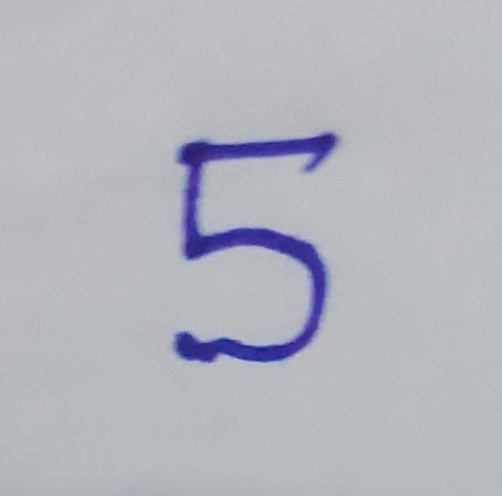
#> input picture test1.jpg, 502 x 496 px, found by its file name
$ jupyter execute --allow-errors test_cnn_mnist.ipynb
#> lines starting #> are read from the running program, lines starting #| are printed output that depends on the picture; after the words box and inside, x2 and y2 are one past the last pixel; in counts of white or black regions, pixels touching at a corner belong together
[cell 1]
import tensorflow as tf
from tensorflow import keras
import numpy as np
import matplotlib.pyplot as plt
import cv2

#> (a cell that did not finish here is left out)

#> (a cell that did not finish here is left out)

[cell 4]
f = open('mnist.tflite', "wb")
#> (the rest of this cell did not finish here and is left out)

[cell 5]
def get_img_contour_thresh(img):
    gray = cv2.cvtColor(img, cv2.COLOR_BGR2GRAY)
    blur = cv2.GaussianBlur(gray, (35, 35), 0)
    ret, thresh1 = cv2.threshold(blur, 70, 255, cv2.THRESH_BINARY_INV + cv2.THRESH_OTSU)
    contours, hierarchy = cv2.findContours(thresh1, cv2.RETR_TREE, cv2.CHAIN_APPROX_SIMPLE)[-2:]
    return contours, thresh1

[cell 6]
sample = cv2.imread('test1.jpg')
#> sample is the input picture: shape (496, 502, 3); mean B, G, R 190.1, 181.9, 179.6
sample = cv2.cvtColor(sample, cv2.COLOR_RGB2GRAY)
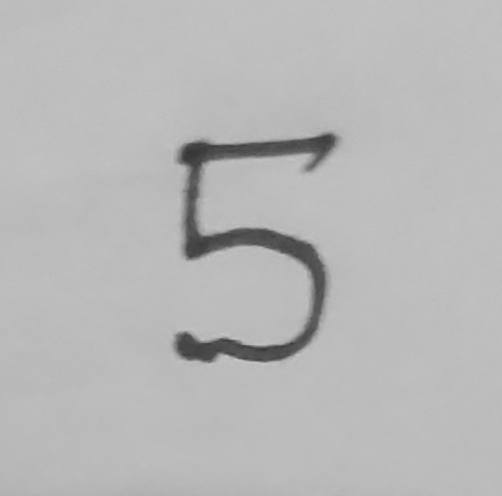
#> sample: shape (496, 502); min 49, max 199, mean 183.9
sample = cv2.resize(sample,(28,28))
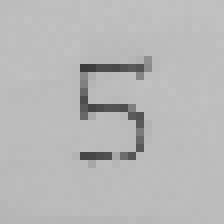
#> sample: shape (28, 28) (shown 8 times larger); min 60, max 193, mean 183.7
cap = cv2.VideoCapture(0)
cap.set(3, 1000)
cap.set(4, 600)
x, y, w, h = 400, 240, 200, 200
while (cap.isOpened()):
    ret, img = cap.read()
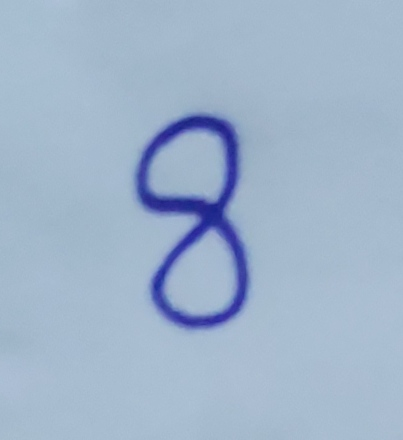
#> input picture test.jpg, 403 x 440 px, given in place of the camera
#> img is the input picture: shape (440, 403, 3); mean B, G, R 203.2, 180.2, 159.7
    frame = img[y:y+h, x:x+w]
    contours, thresh = get_img_contour_thresh(frame)
#> in get_img_contour_thresh, `gray = cv2.cvtColor(img, cv2.COLOR_BGR2GRAY)`: gray = 200 rows, first 8: [183, 183, 183], [185, 184, 184], [184, 183, 183], [184, 183, 183], [183, 183, 184], [182, 182, 183], [184, 184, 184], [184, 183, 183]
#> in get_img_contour_thresh, `blur = cv2.GaussianBlur(gray, (35, 35), 0)`: blur = 200 rows, first 8: [184, 184, 184], [184, 184, 184], [184, 184, 184], [184, 184, 184], [184, 184, 184], [184, 184, 184], [184, 184, 184], [184, 184, 184]
#> in get_img_contour_thresh, `ret, thresh1 = cv2.threshold(blur, 70, 255, cv2.THRESH_BINARY_INV + cv..`: ret = 185; thresh1 = 200 rows, first 8: [255, 255, 255], [255, 255, 255], [255, 255, 255], [255, 255, 255], [255, 255, 255], [255, 255, 255], [255, 255, 255], [255, 255, 255]
#> in get_img_contour_thresh, `contours, hierarchy = cv2.findContours(thresh1, cv2.RETR_TREE, cv2.CHA..`: contours = 2 contours; box (x1, y1, x2, y2) and area: (0, 148, 3, 200) 102, (0, 0, 3, 33) 64
#> thresh has the same summary as thresh1 in get_img_contour_thresh
    ans1 = ''
    if len(contours) > 0:
        contour = max(contours, key=cv2.contourArea)
#> contour = [[0, 148], [0, 199], [2, 199], [2, 148]]
        if cv2.contourArea(contour) > 2500:
            x1, y1, w1, h1 = cv2.boundingRect(contour)
            newImage = thresh[y1:y1 + h1, x1:x1 + w1]
            newImage = cv2.resize(newImage, (28, 28))
            newImage = np.array(newImage)
            newImage = newImage.flatten()
            newImage = newImage.reshape(1, 28,28,1)
            ans1 = model.predict_classes(newImage)
            ans1 = ans1[0]
    img = cv2.rectangle(img, (x, y), (x + w, y + h), (255, 0, 0), 2)
    img = cv2.putText(img, 'Predicted:' + str(ans1),(50,50),cv2.FONT_HERSHEY_SIMPLEX, 0.7, (0, 0, 255), 2)
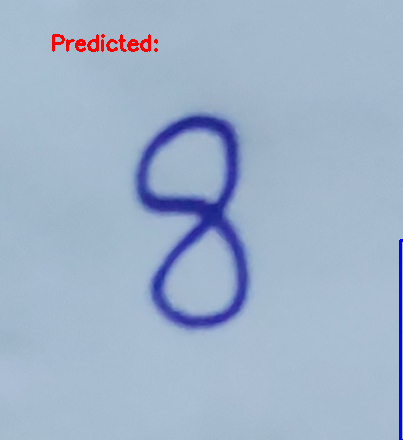
#> img: shape (440, 403, 3); mean B, G, R 202.4, 178.7, 159.6
    cv2.imshow("Frame", img)
    cv2.imshow("Cropped", frame)
    cv2.imshow("Threshold", thresh)
    if cv2.waitKey(1) & 0xFF == ord('q'):
#> (key q is pressed here)
        break

cap.release()
cv2.destroyAllWindows()
